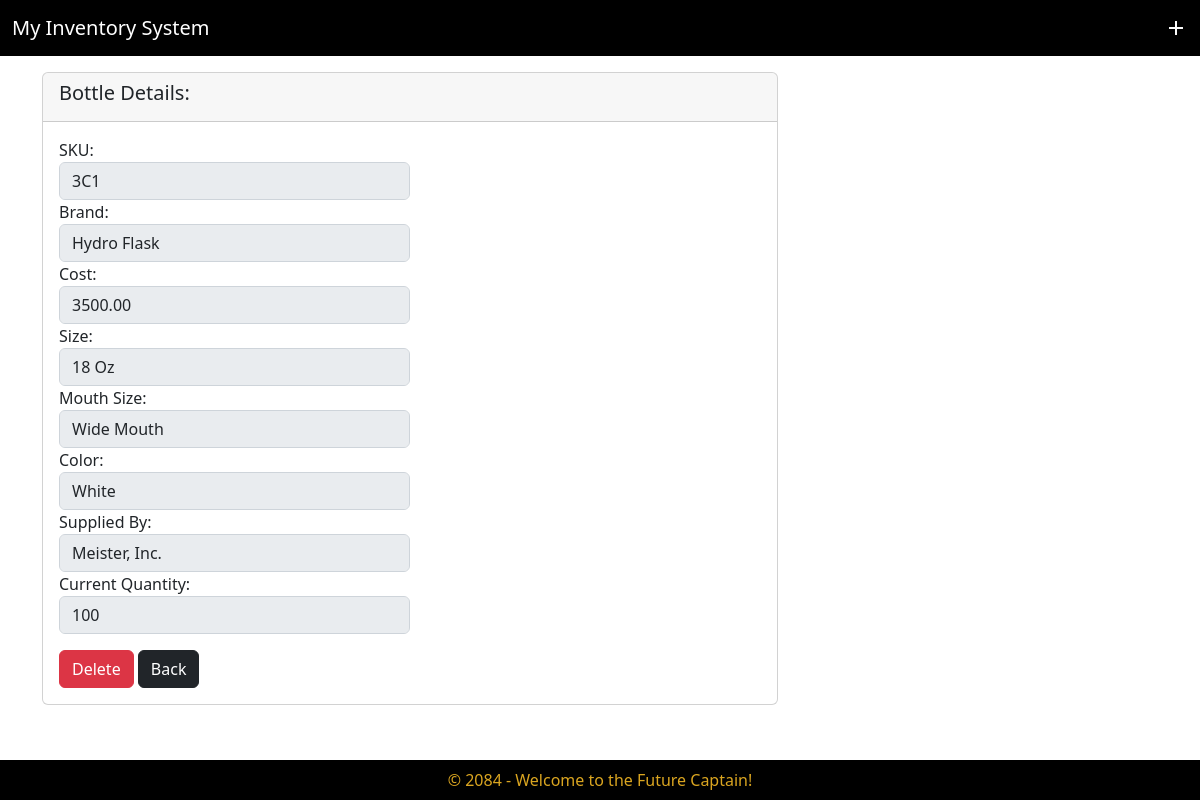
The page /view_bottle_details/3/5/ on the database its author committed.
### Myinventoryapp/models.py (models this page shows, shortened)
class WaterBottle(models.Model):
    SKU = models.CharField(max_length=300)
    Brand = models.CharField(max_length=300)
    Cost = models.CharField(max_length=300)
    Size = models.CharField(max_length=300)
    Mouth_Size = models.CharField(max_length=300)
    Color = models.CharField(max_length=300)
    Supplied_by = models.ForeignKey(Supplier, on_delete=models.CASCADE)
    Current_Quantity = models.CharField(max_length=300)
    objects = models.Manager()

class Supplier(models.Model):
    Name = models.CharField(max_length=300)
    City = models.CharField(max_length=300)
    Country = models.CharField(max_length=300)
    CreatedAt = models.DateTimeField(blank=True, null=True)
    objects = models.Manager()

### Myinventoryapp/views.py (the view)
# urls.py: path('view_bottle_details/<int:pk>/<int:pk1>/', views.view_bottle_details, name='view_bottle_details'),
def view_bottle_details(request, pk, pk1):
    v = get_object_or_404(Account, pk=pk1)
    b = get_object_or_404(WaterBottle, pk=pk)
    return render(request, 'Myinventoryapp/view_bottle_details.html', {'b':b, 'v':v})

### Myinventoryapp/templates/Myinventoryapp/view_bottle_details.html (shortened to what this page needs)
{% extends 'Myinventoryapp/base.html' %}
{% load static %}
{% block content %}
<div class="col-md-8">
    <div class="card">
        <div class="card-header">
            <h5 class="card-title">Bottle Details:</h5>
        </div>
        <div class="card-body">
                <div class="form-group">
                    <label for="SKU">SKU:</label>
                    <input type="text" class="form-control w-50" id="SKU" name="SKU" value="{{b.SKU}}" disabled>
                </div>
                <div class="form-group">
                    <label for="Brand">Brand:</label>
                    <input type="text" class="form-control w-50" id="Brand" name="Brand" value="{{b.Brand}}" disabled>
                </div>
                <div class="form-group">
                    <label for="Cost">Cost:</label>
                    <input type="text" class="form-control w-50" id="Cost" name="Cost" value="{{b.Cost}}" disabled>
                </div>
                <div class="form-group">
                    <label for="Size">Size:</label>
                    <input type="text" class="form-control w-50" id="Size" name="Size" value="{{b.Size}}" disabled>
                </div>
                <div class="form-group">
                    <label for="Mouth_Size">Mouth Size:</label>
                    <input type="text" class="form-control w-50" id="Mouth_Size" name="Mouth_Size" value="{{b.Mouth_Size}}" disabled>
                </div>
                <div class="form-group">
                    <label for="Color">Color:</label>
                    <input type="text" class="form-control w-50" id="Color" name="Color" value="{{b.Color}}" disabled>
                </div>
                <div class="form-group">
                    <label for="avail_supplier">Supplied By:</label>
                    <input type="text" class="form-control w-50" id="avail_supplier" name="avail_supplier" value="{{b.Supplied_by.Name}}" disabled>
                </div>
                <div class="form-group">
                    <label for="Current_Quantity">Current Quantity:</label>
                    <input type="text" class="form-control w-50" id="Current_Quantity" name="Current_Quantity" value="{{b.Current_Quantity}}" disabled>
                </div>
                <a href="{% url 'delete_bottle' pk=b.pk pk1=v.pk %}"  class="mt-3 ml-3 btn btn-danger">Delete</a>
                <a href="{% url 'view_bottles' pk=v.pk %}"  class="mt-3 ml-3 btn btn-dark">Back</a>
        </div>
    </div>
</div>
{% endblock %}

### rows shown on the page
WaterBottle: SKU "3C1", Brand "Hydro Flask", Cost "3500.00", Size "18 Oz", Mouth_Size "Wide Mouth", Color "White", avail_supplier "Meister, Inc.", Current_Quantity "100"
